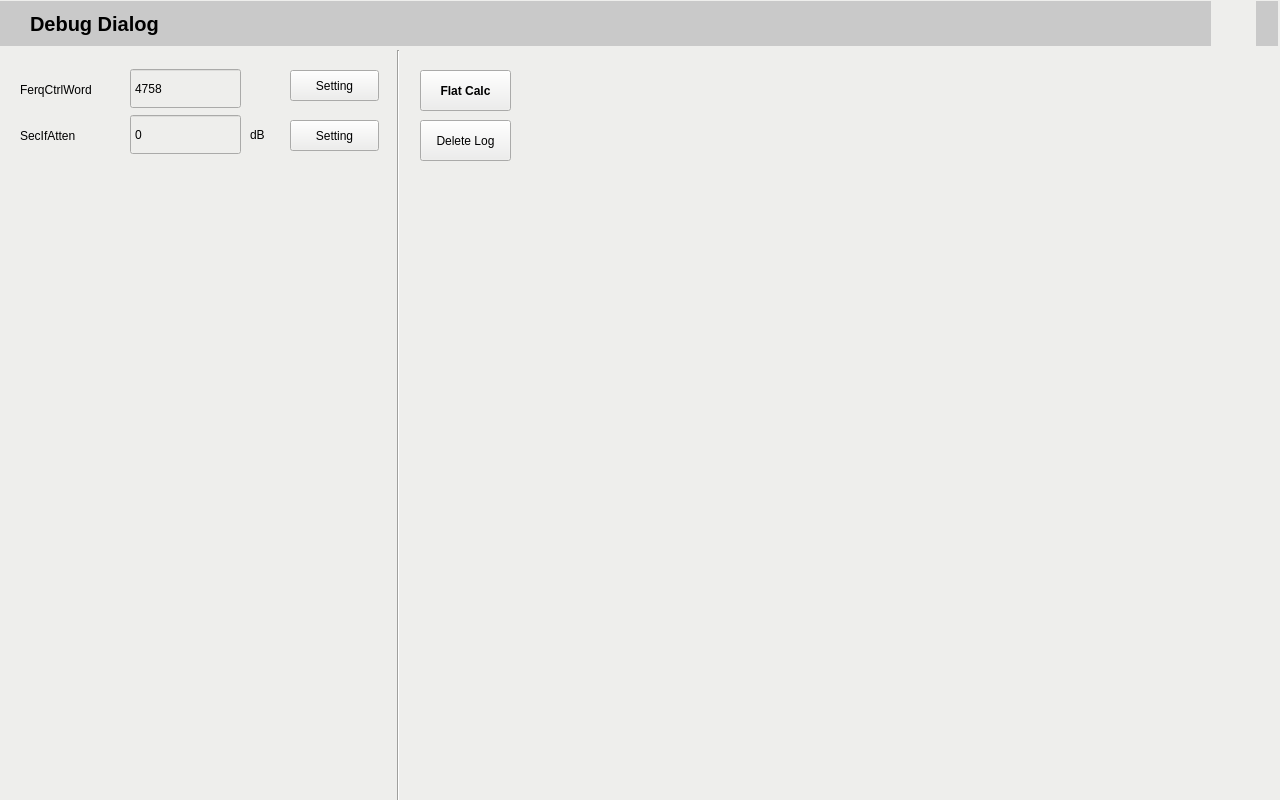
<?xml version="1.0" encoding="UTF-8"?>
<ui version="4.0">
 <class>debugdia</class>
 <widget class="QDialog" name="debugdia">
  <property name="geometry">
   <rect>
    <x>0</x>
    <y>0</y>
    <width>1280</width>
    <height>800</height>
   </rect>
  </property>
  <property name="cursor">
   <cursorShape>ArrowCursor</cursorShape>
  </property>
  <property name="windowTitle">
   <string>Dialog</string>
  </property>
  <property name="styleSheet">
   <string notr="true">background-color: rgba(238, 238, 236,1);</string>
  </property>
  <widget class="QLabel" name="label_2">
   <property name="geometry">
    <rect>
     <x>0</x>
     <y>1</y>
     <width>1278</width>
     <height>45</height>
    </rect>
   </property>
   <property name="styleSheet">
    <string notr="true">background-color: rgba(201, 201, 201,1);</string>
   </property>
   <property name="text">
    <string/>
   </property>
  </widget>
  <widget class="QPushButton" name="pushButton_15">
   <property name="geometry">
    <rect>
     <x>1211</x>
     <y>1</y>
     <width>45</width>
     <height>45</height>
    </rect>
   </property>
   <property name="styleSheet">
    <string notr="true">QPushButton
{
	background-image: url(:/bit/image/btn_close_30_nor.png);
}
QPushButton:pressed
{	
	background-image: url(:/bit/image/btn_close_30_click.png);
}
QPushButton { border-style: flat;}
</string>
   </property>
   <property name="text">
    <string/>
   </property>
   <property name="flat">
    <bool>true</bool>
   </property>
  </widget>
  <widget class="QLabel" name="label_8">
   <property name="geometry">
    <rect>
     <x>30</x>
     <y>13</y>
     <width>261</width>
     <height>22</height>
    </rect>
   </property>
   <property name="font">
    <font>
     <family>Arial</family>
     <pointsize>15</pointsize>
     <weight>75</weight>
     <bold>true</bold>
    </font>
   </property>
   <property name="styleSheet">
    <string notr="true">background-color: rgba(0, 0, 0,0);</string>
   </property>
   <property name="text">
    <string>Debug Dialog</string>
   </property>
  </widget>
  <widget class="QPushButton" name="pushButton">
   <property name="geometry">
    <rect>
     <x>290</x>
     <y>70</y>
     <width>89</width>
     <height>31</height>
    </rect>
   </property>
   <property name="text">
    <string>Setting</string>
   </property>
  </widget>
  <widget class="QLabel" name="label">
   <property name="geometry">
    <rect>
     <x>20</x>
     <y>80</y>
     <width>101</width>
     <height>20</height>
    </rect>
   </property>
   <property name="text">
    <string>FerqCtrlWord</string>
   </property>
  </widget>
  <widget class="QSpinBox" name="spinBox">
   <property name="geometry">
    <rect>
     <x>130</x>
     <y>68</y>
     <width>111</width>
     <height>41</height>
    </rect>
   </property>
   <property name="buttonSymbols">
    <enum>QAbstractSpinBox::NoButtons</enum>
   </property>
   <property name="minimum">
    <number>1</number>
   </property>
   <property name="maximum">
    <number>16383</number>
   </property>
   <property name="value">
    <number>4758</number>
   </property>
  </widget>
  <widget class="QPushButton" name="pushButton_2">
   <property name="geometry">
    <rect>
     <x>420</x>
     <y>70</y>
     <width>91</width>
     <height>41</height>
    </rect>
   </property>
   <property name="font">
    <font>
     <weight>75</weight>
     <bold>true</bold>
    </font>
   </property>
   <property name="text">
    <string>Flat Calc</string>
   </property>
  </widget>
  <widget class="QLabel" name="label_3">
   <property name="geometry">
    <rect>
     <x>20</x>
     <y>126</y>
     <width>101</width>
     <height>20</height>
    </rect>
   </property>
   <property name="text">
    <string>SecIfAtten</string>
   </property>
  </widget>
  <widget class="QPushButton" name="pushButton_3">
   <property name="geometry">
    <rect>
     <x>290</x>
     <y>120</y>
     <width>89</width>
     <height>31</height>
    </rect>
   </property>
   <property name="text">
    <string>Setting</string>
   </property>
  </widget>
  <widget class="QSpinBox" name="spinBox_2">
   <property name="geometry">
    <rect>
     <x>130</x>
     <y>114</y>
     <width>111</width>
     <height>41</height>
    </rect>
   </property>
   <property name="buttonSymbols">
    <enum>QAbstractSpinBox::NoButtons</enum>
   </property>
   <property name="minimum">
    <number>0</number>
   </property>
   <property name="maximum">
    <number>31</number>
   </property>
   <property name="value">
    <number>0</number>
   </property>
  </widget>
  <widget class="QLabel" name="label_4">
   <property name="geometry">
    <rect>
     <x>250</x>
     <y>124</y>
     <width>31</width>
     <height>21</height>
    </rect>
   </property>
   <property name="text">
    <string>dB</string>
   </property>
  </widget>
  <widget class="QPushButton" name="pushButton_4">
   <property name="geometry">
    <rect>
     <x>420</x>
     <y>120</y>
     <width>91</width>
     <height>41</height>
    </rect>
   </property>
   <property name="text">
    <string>Delete Log</string>
   </property>
  </widget>
  <widget class="Line" name="line">
   <property name="geometry">
    <rect>
     <x>390</x>
     <y>50</y>
     <width>16</width>
     <height>751</height>
    </rect>
   </property>
   <property name="orientation">
    <enum>Qt::Vertical</enum>
   </property>
  </widget>
 </widget>
 <resources/>
 <connections/>
</ui>
